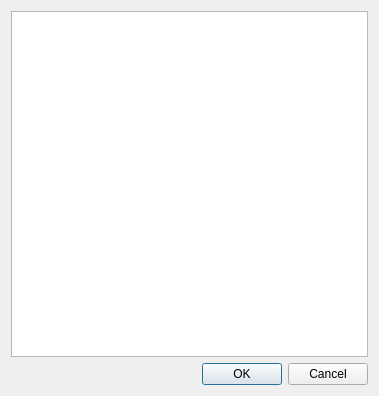
<?xml version="1.0" encoding="UTF-8"?>
<ui version="4.0">
 <class>Dialog</class>
 <widget class="QDialog" name="Dialog">
  <property name="geometry">
   <rect>
    <x>0</x>
    <y>0</y>
    <width>379</width>
    <height>396</height>
   </rect>
  </property>
  <property name="windowTitle">
   <string>Dialog</string>
  </property>
  <layout class="QVBoxLayout" name="verticalLayout">
   <item>
    <widget class="QPlainTextEdit" name="plainTextEdit"/>
   </item>
   <item>
    <widget class="QDialogButtonBox" name="buttonBox">
     <property name="standardButtons">
      <set>QDialogButtonBox::Cancel|QDialogButtonBox::Ok</set>
     </property>
    </widget>
   </item>
  </layout>
 </widget>
 <resources/>
 <connections/>
</ui>
